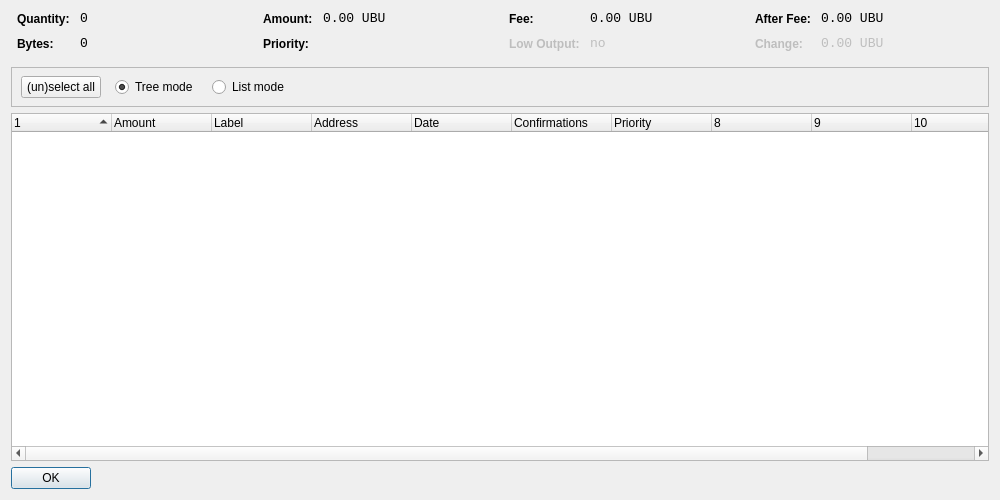
<?xml version="1.0" encoding="UTF-8"?>
<ui version="4.0">
 <class>CoinControlDialog</class>
 <widget class="QDialog" name="CoinControlDialog">
  <property name="geometry">
   <rect>
    <x>0</x>
    <y>0</y>
    <width>1000</width>
    <height>500</height>
   </rect>
  </property>
  <property name="windowTitle">
   <string>Coin Control</string>
  </property>
  <layout class="QVBoxLayout" name="verticalLayout">
   <item>
    <layout class="QHBoxLayout" name="horizontalLayoutTop" stretch="0,0,0,0">
     <property name="topMargin">
      <number>0</number>
     </property>
     <property name="bottomMargin">
      <number>10</number>
     </property>
     <item>
      <layout class="QFormLayout" name="formLayoutCoinControl1">
       <property name="horizontalSpacing">
        <number>10</number>
       </property>
       <property name="verticalSpacing">
        <number>10</number>
       </property>
       <property name="leftMargin">
        <number>6</number>
       </property>
       <property name="rightMargin">
        <number>6</number>
       </property>
       <item row="0" column="0">
        <widget class="QLabel" name="labelCoinControlQuantityText">
         <property name="styleSheet">
          <string notr="true">font-weight:bold;</string>
         </property>
         <property name="text">
          <string>Quantity:</string>
         </property>
        </widget>
       </item>
       <item row="0" column="1">
        <widget class="QLabel" name="labelCoinControlQuantity">
         <property name="font">
          <font>
           <family>Monospace</family>
           <pointsize>10</pointsize>
          </font>
         </property>
         <property name="cursor">
          <cursorShape>IBeamCursor</cursorShape>
         </property>
         <property name="contextMenuPolicy">
          <enum>Qt::ActionsContextMenu</enum>
         </property>
         <property name="text">
          <string notr="true">0</string>
         </property>
         <property name="textInteractionFlags">
          <set>Qt::LinksAccessibleByMouse|Qt::TextSelectableByKeyboard|Qt::TextSelectableByMouse</set>
         </property>
        </widget>
       </item>
       <item row="1" column="0">
        <widget class="QLabel" name="labelCoinControlBytesText">
         <property name="styleSheet">
          <string notr="true">font-weight:bold;</string>
         </property>
         <property name="text">
          <string>Bytes:</string>
         </property>
        </widget>
       </item>
       <item row="1" column="1">
        <widget class="QLabel" name="labelCoinControlBytes">
         <property name="font">
          <font>
           <family>Monospace</family>
           <pointsize>10</pointsize>
          </font>
         </property>
         <property name="cursor">
          <cursorShape>IBeamCursor</cursorShape>
         </property>
         <property name="contextMenuPolicy">
          <enum>Qt::ActionsContextMenu</enum>
         </property>
         <property name="text">
          <string notr="true">0</string>
         </property>
         <property name="textInteractionFlags">
          <set>Qt::LinksAccessibleByMouse|Qt::TextSelectableByKeyboard|Qt::TextSelectableByMouse</set>
         </property>
        </widget>
       </item>
      </layout>
     </item>
     <item>
      <layout class="QFormLayout" name="formLayoutCoinControl2">
       <property name="horizontalSpacing">
        <number>10</number>
       </property>
       <property name="verticalSpacing">
        <number>10</number>
       </property>
       <property name="leftMargin">
        <number>6</number>
       </property>
       <property name="rightMargin">
        <number>6</number>
       </property>
       <item row="0" column="0">
        <widget class="QLabel" name="labelCoinControlAmountText">
         <property name="styleSheet">
          <string notr="true">font-weight:bold;</string>
         </property>
         <property name="text">
          <string>Amount:</string>
         </property>
        </widget>
       </item>
       <item row="0" column="1">
        <widget class="QLabel" name="labelCoinControlAmount">
         <property name="font">
          <font>
           <family>Monospace</family>
           <pointsize>10</pointsize>
          </font>
         </property>
         <property name="cursor">
          <cursorShape>IBeamCursor</cursorShape>
         </property>
         <property name="contextMenuPolicy">
          <enum>Qt::ActionsContextMenu</enum>
         </property>
         <property name="text">
          <string notr="true">0.00 UBU</string>
         </property>
         <property name="textInteractionFlags">
          <set>Qt::LinksAccessibleByMouse|Qt::TextSelectableByKeyboard|Qt::TextSelectableByMouse</set>
         </property>
        </widget>
       </item>
       <item row="1" column="0">
        <widget class="QLabel" name="labelCoinControlPriorityText">
         <property name="styleSheet">
          <string notr="true">font-weight:bold;</string>
         </property>
         <property name="text">
          <string>Priority:</string>
         </property>
        </widget>
       </item>
       <item row="1" column="1">
        <widget class="QLabel" name="labelCoinControlPriority">
         <property name="font">
          <font>
           <family>Monospace</family>
           <pointsize>10</pointsize>
          </font>
         </property>
         <property name="cursor">
          <cursorShape>IBeamCursor</cursorShape>
         </property>
         <property name="contextMenuPolicy">
          <enum>Qt::ActionsContextMenu</enum>
         </property>
         <property name="text">
          <string/>
         </property>
         <property name="textInteractionFlags">
          <set>Qt::LinksAccessibleByMouse|Qt::TextSelectableByKeyboard|Qt::TextSelectableByMouse</set>
         </property>
        </widget>
       </item>
      </layout>
     </item>
     <item>
      <layout class="QFormLayout" name="formLayoutCoinControl3">
       <property name="horizontalSpacing">
        <number>10</number>
       </property>
       <property name="verticalSpacing">
        <number>10</number>
       </property>
       <property name="leftMargin">
        <number>6</number>
       </property>
       <property name="rightMargin">
        <number>6</number>
       </property>
       <item row="0" column="0">
        <widget class="QLabel" name="labelCoinControlFeeText">
         <property name="styleSheet">
          <string notr="true">font-weight:bold;</string>
         </property>
         <property name="text">
          <string>Fee:</string>
         </property>
        </widget>
       </item>
       <item row="0" column="1">
        <widget class="QLabel" name="labelCoinControlFee">
         <property name="font">
          <font>
           <family>Monospace</family>
           <pointsize>10</pointsize>
          </font>
         </property>
         <property name="cursor">
          <cursorShape>IBeamCursor</cursorShape>
         </property>
         <property name="contextMenuPolicy">
          <enum>Qt::ActionsContextMenu</enum>
         </property>
         <property name="text">
          <string notr="true">0.00 UBU</string>
         </property>
         <property name="textInteractionFlags">
          <set>Qt::LinksAccessibleByMouse|Qt::TextSelectableByKeyboard|Qt::TextSelectableByMouse</set>
         </property>
        </widget>
       </item>
       <item row="1" column="0">
        <widget class="QLabel" name="labelCoinControlLowOutputText">
         <property name="enabled">
          <bool>false</bool>
         </property>
         <property name="styleSheet">
          <string notr="true">font-weight:bold;</string>
         </property>
         <property name="text">
          <string>Low Output:</string>
         </property>
        </widget>
       </item>
       <item row="1" column="1">
        <widget class="QLabel" name="labelCoinControlLowOutput">
         <property name="enabled">
          <bool>false</bool>
         </property>
         <property name="font">
          <font>
           <family>Monospace</family>
           <pointsize>10</pointsize>
          </font>
         </property>
         <property name="cursor">
          <cursorShape>IBeamCursor</cursorShape>
         </property>
         <property name="contextMenuPolicy">
          <enum>Qt::ActionsContextMenu</enum>
         </property>
         <property name="text">
          <string notr="true">no</string>
         </property>
         <property name="textInteractionFlags">
          <set>Qt::LinksAccessibleByMouse|Qt::TextSelectableByKeyboard|Qt::TextSelectableByMouse</set>
         </property>
        </widget>
       </item>
      </layout>
     </item>
     <item>
      <layout class="QFormLayout" name="formLayoutCoinControl4">
       <property name="horizontalSpacing">
        <number>10</number>
       </property>
       <property name="verticalSpacing">
        <number>10</number>
       </property>
       <property name="leftMargin">
        <number>6</number>
       </property>
       <property name="rightMargin">
        <number>6</number>
       </property>
       <item row="0" column="0">
        <widget class="QLabel" name="labelCoinControlAfterFeeText">
         <property name="styleSheet">
          <string notr="true">font-weight:bold;</string>
         </property>
         <property name="text">
          <string>After Fee:</string>
         </property>
        </widget>
       </item>
       <item row="0" column="1">
        <widget class="QLabel" name="labelCoinControlAfterFee">
         <property name="font">
          <font>
           <family>Monospace</family>
           <pointsize>10</pointsize>
          </font>
         </property>
         <property name="cursor">
          <cursorShape>IBeamCursor</cursorShape>
         </property>
         <property name="contextMenuPolicy">
          <enum>Qt::ActionsContextMenu</enum>
         </property>
         <property name="text">
          <string notr="true">0.00 UBU</string>
         </property>
         <property name="textInteractionFlags">
          <set>Qt::LinksAccessibleByMouse|Qt::TextSelectableByKeyboard|Qt::TextSelectableByMouse</set>
         </property>
        </widget>
       </item>
       <item row="1" column="0">
        <widget class="QLabel" name="labelCoinControlChangeText">
         <property name="enabled">
          <bool>false</bool>
         </property>
         <property name="styleSheet">
          <string notr="true">font-weight:bold;</string>
         </property>
         <property name="text">
          <string>Change:</string>
         </property>
        </widget>
       </item>
       <item row="1" column="1">
        <widget class="QLabel" name="labelCoinControlChange">
         <property name="enabled">
          <bool>false</bool>
         </property>
         <property name="font">
          <font>
           <family>Monospace</family>
           <pointsize>10</pointsize>
          </font>
         </property>
         <property name="cursor">
          <cursorShape>IBeamCursor</cursorShape>
         </property>
         <property name="contextMenuPolicy">
          <enum>Qt::ActionsContextMenu</enum>
         </property>
         <property name="text">
          <string notr="true">0.00 UBU</string>
         </property>
         <property name="textInteractionFlags">
          <set>Qt::LinksAccessibleByMouse|Qt::TextSelectableByKeyboard|Qt::TextSelectableByMouse</set>
         </property>
        </widget>
       </item>
      </layout>
     </item>
    </layout>
   </item>
   <item>
    <widget class="QFrame" name="frame">
     <property name="minimumSize">
      <size>
       <width>0</width>
       <height>40</height>
      </size>
     </property>
     <property name="frameShape">
      <enum>QFrame::StyledPanel</enum>
     </property>
     <property name="frameShadow">
      <enum>QFrame::Sunken</enum>
     </property>
     <widget class="QWidget" name="horizontalLayoutWidget">
      <property name="geometry">
       <rect>
        <x>10</x>
        <y>0</y>
        <width>781</width>
        <height>41</height>
       </rect>
      </property>
      <layout class="QHBoxLayout" name="horizontalLayoutPanel" stretch="0,0,0,0,0">
       <property name="spacing">
        <number>14</number>
       </property>
       <item>
        <widget class="QPushButton" name="pushButtonSelectAll">
         <property name="sizePolicy">
          <sizepolicy hsizetype="Maximum" vsizetype="Fixed">
           <horstretch>0</horstretch>
           <verstretch>0</verstretch>
          </sizepolicy>
         </property>
         <property name="text">
          <string>(un)select all</string>
         </property>
        </widget>
       </item>
       <item>
        <widget class="QRadioButton" name="radioTreeMode">
         <property name="sizePolicy">
          <sizepolicy hsizetype="Maximum" vsizetype="Fixed">
           <horstretch>0</horstretch>
           <verstretch>0</verstretch>
          </sizepolicy>
         </property>
         <property name="text">
          <string>Tree mode</string>
         </property>
         <property name="checked">
          <bool>true</bool>
         </property>
        </widget>
       </item>
       <item>
        <widget class="QRadioButton" name="radioListMode">
         <property name="sizePolicy">
          <sizepolicy hsizetype="Maximum" vsizetype="Fixed">
           <horstretch>0</horstretch>
           <verstretch>0</verstretch>
          </sizepolicy>
         </property>
         <property name="text">
          <string>List mode</string>
         </property>
        </widget>
       </item>
       <item>
        <spacer name="horizontalSpacer">
         <property name="orientation">
          <enum>Qt::Horizontal</enum>
         </property>
         <property name="sizeHint" stdset="0">
          <size>
           <width>40</width>
           <height>20</height>
          </size>
         </property>
        </spacer>
       </item>
      </layout>
     </widget>
    </widget>
   </item>
   <item>
    <widget class="CoinControlTreeWidget" name="treeWidget">
     <property name="contextMenuPolicy">
      <enum>Qt::CustomContextMenu</enum>
     </property>
     <property name="sortingEnabled">
      <bool>false</bool>
     </property>
     <property name="columnCount">
      <number>11</number>
     </property>
     <attribute name="headerShowSortIndicator" stdset="0">
      <bool>true</bool>
     </attribute>
     <attribute name="headerStretchLastSection">
      <bool>false</bool>
     </attribute>
     <column>
      <property name="text">
       <string/>
      </property>
     </column>
     <column>
      <property name="text">
       <string>Amount</string>
      </property>
     </column>
     <column>
      <property name="text">
       <string>Label</string>
      </property>
     </column>
     <column>
      <property name="text">
       <string>Address</string>
      </property>
     </column>
     <column>
      <property name="text">
       <string>Date</string>
      </property>
     </column>
     <column>
      <property name="text">
       <string>Confirmations</string>
      </property>
      <property name="toolTip">
       <string>Confirmed</string>
      </property>
     </column>
     <column>
      <property name="text">
       <string>Priority</string>
      </property>
     </column>
     <column>
      <property name="text">
       <string/>
      </property>
     </column>
     <column>
      <property name="text">
       <string/>
      </property>
     </column>
     <column>
      <property name="text">
       <string/>
      </property>
     </column>
     <column>
      <property name="text">
       <string/>
      </property>
     </column>
    </widget>
   </item>
   <item>
    <widget class="QDialogButtonBox" name="buttonBox">
     <property name="sizePolicy">
      <sizepolicy hsizetype="Maximum" vsizetype="Fixed">
       <horstretch>0</horstretch>
       <verstretch>0</verstretch>
      </sizepolicy>
     </property>
     <property name="orientation">
      <enum>Qt::Horizontal</enum>
     </property>
     <property name="standardButtons">
      <set>QDialogButtonBox::Ok</set>
     </property>
    </widget>
   </item>
  </layout>
 </widget>
 <customwidgets>
  <customwidget>
   <class>CoinControlTreeWidget</class>
   <extends>QTreeWidget</extends>
   <header>coincontroltreewidget.h</header>
  </customwidget>
 </customwidgets>
 <resources/>
 <connections/>
</ui>
